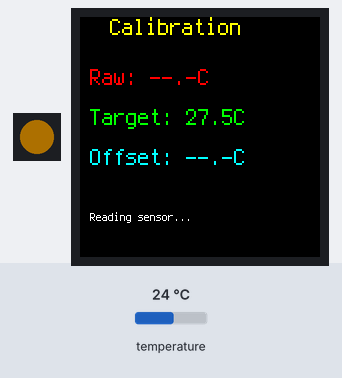
Simulated run of this program. Board: Adafruit CLUE running CircuitPython. Shown: 1 RGB LEDs in strip order, left to right, 240×240 colour display. Inputs (shaded band) come from the test bench; at power-on: temperature 24 °C. Dim RGB values are drawn brighter than linear; what the program prints to the serial console is not drawn.

Above: at 5.0 s.
5.1 s: temperature set to 12 °C
At 8.5 s:
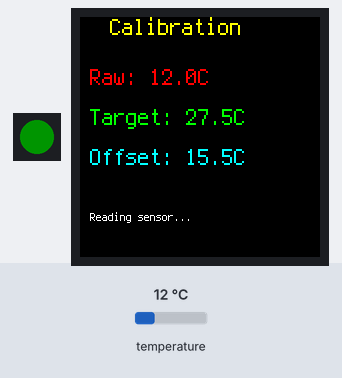
10.5 s: temperature set to 19 °C
At 11.6 s:
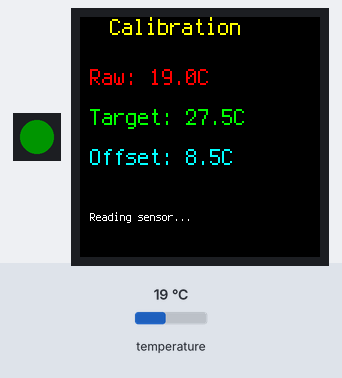
14.5 s: temperature set to 28 °C
At 26.4 s:
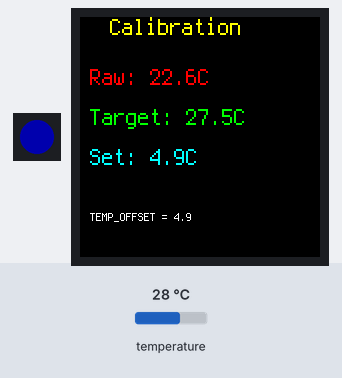
Timing chart, 0 to 27.9 s (numbered marks = the images above; inputs shaded):
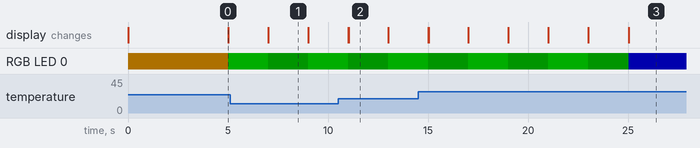

Measured:
- after the input at 5.1 s, the display: first differs from a run without the input after 1.9 s (image 1)
- after the input at 10.5 s, the display: first differs from a run without the input after 0.53 s (image 2)
- what the display in image 0 shows lasts 5.0 s, from 0.0 s to 5.0 s

The program:

calibrate_interactive.py
```python
"""
Interactive Temperature Calibration for CLUE
==============================================

This script reads the RAW temperature from the sensor and helps you
calculate the exact offset needed.
"""

import time
import board
import displayio
import terminalio
from adafruit_clue import clue
from adafruit_display_text import label

# Setup display
display = board.DISPLAY
display.brightness = 0.8
screen = displayio.Group()
display.root_group = screen

# Title
title = label.Label(terminalio.FONT, text="Calibration", color=0xFFFF00,
                   x=30, y=10, scale=2)
screen.append(title)

# Raw temp label
raw_label = label.Label(terminalio.FONT, text="Raw: --.-C", color=0xFF0000,
                       x=10, y=60, scale=2)
screen.append(raw_label)

# Target label
target_label = label.Label(terminalio.FONT, text="Target: 27.5C", color=0x00FF00,
                          x=10, y=100, scale=2)
screen.append(target_label)

# Offset label
offset_label = label.Label(terminalio.FONT, text="Offset: --.-C", color=0x00FFFF,
                          x=10, y=140, scale=2)
screen.append(offset_label)

# Instructions
inst_label = label.Label(terminalio.FONT, text="Reading sensor...", color=0xFFFFFF,
                        x=10, y=200, scale=1)
screen.append(inst_label)

# Set NeoPixel
clue.pixel.brightness = 0.2
clue.pixel.fill((255, 165, 0))

print("=" * 60)
print("CLUE TEMPERATURE CALIBRATION")
print("=" * 60)
print()
print("Your reference thermometer shows: 27.5°C")
print("Reading CLUE raw sensor value...")
print()
print("Waiting 5 seconds for sensor to stabilize...")
time.sleep(5)

# Target reference temperature
TARGET_TEMP = 27.5

# Take multiple readings and average them
readings = []
print("Taking 10 readings over 20 seconds...")
for i in range(10):
    raw_temp = clue.temperature
    readings.append(raw_temp)

    # Update display
    raw_label.text = f"Raw: {raw_temp:.1f}C"
    offset = TARGET_TEMP - raw_temp
    offset_label.text = f"Offset: {offset:.1f}C"

    print(f"Reading {i+1}/10: {raw_temp:.1f}C  (Offset would be: {offset:.1f}C)")

    # Flash LED
    if i % 2 == 0:
        clue.pixel.fill((0, 255, 0))
    else:
        clue.pixel.fill((0, 100, 0))

    time.sleep(2)

# Calculate average
avg_raw = sum(readings) / len(readings)
calculated_offset = TARGET_TEMP - avg_raw

print()
print("=" * 60)
print("CALIBRATION RESULTS")
print("=" * 60)
print(f"Average RAW reading:  {avg_raw:.2f}°C")
print(f"Target temperature:   {TARGET_TEMP:.2f}°C")
print(f"Calculated offset:    {calculated_offset:.2f}°C")
print("=" * 60)
print()
print("UPDATE YOUR CODE:")
print(f"Set TEMP_OFFSET = {calculated_offset:.1f}")
print()
print("=" * 60)

# Update display with final results
raw_label.text = f"Raw: {avg_raw:.1f}C"
offset_label.text = f"Set: {calculated_offset:.1f}C"
inst_label.text = f"TEMP_OFFSET = {calculated_offset:.1f}"
clue.pixel.fill((0, 0, 255))

# Keep displaying results
while True:
    time.sleep(1)
```
